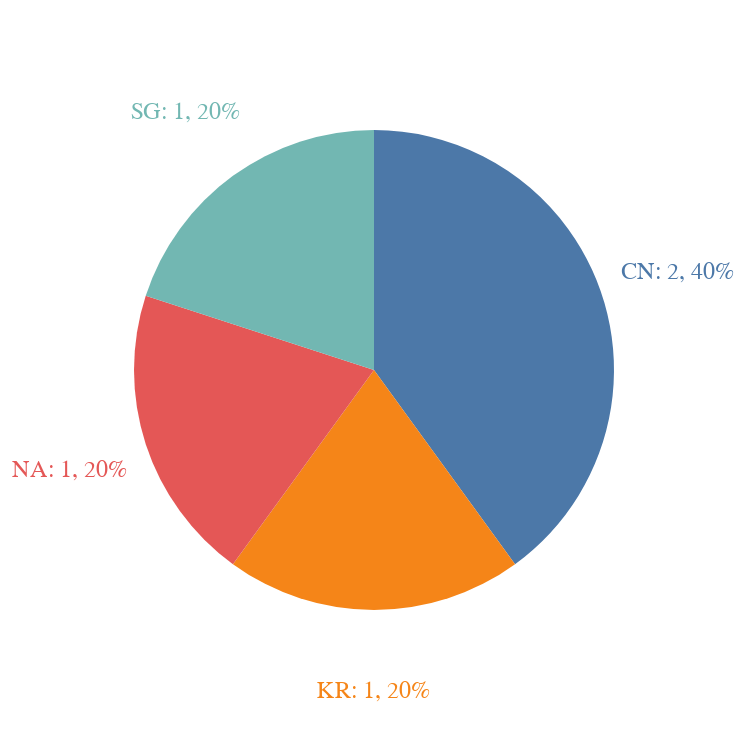

The code cell stored with this chart in its notebook:
### Code cell
chart

### Figure 1 — Vega-Lite specification as saved in the notebook (floating-point values rounded to 4 significant figures)
{"config": {"axis": {"fontSize": 12, "font": "맑은고딕", "anchor": "start", "fontColor": "#000000"}}, "layer": [{"mark": {"type": "arc", "outerRadius": 120}, "encoding": {"color": {"field": "리전", "legend": null, "type": "nominal"}, "theta": {"field": "합계", "stack": true, "type": "quantitative"}}}, {"mark": {"type": "text", "color": "black", "radius": 160, "size": 12}, "encoding": {"color": {"field": "리전", "legend": null, "type": "nominal"}, "text": {"field": "label", "type": "nominal"}, "theta": {"field": "합계", "stack": true, "type": "quantitative"}}, "transform": [{"calculate": "(((((datum.리전 + ': ') + datum.합계) + ', ') + datum.비중) + '%')", "as": "label"}]}], "data": {"name": "data-3244211c3ff12c2bada296671ad0e564"}, "height": 360, "width": 360, "$schema": "https://vega.github.io/schema/vega-lite/v4.17.0.json", "datasets": {"data-3244211c3ff12c2bada296671ad0e564": [{"리전": "CN", "합계": 2, "비중": 40.0}, {"리전": "KR", "합계": 1, "비중": 20.0}, {"리전": "NA", "합계": 1, "비중": 20.0}, {"리전": "SG", "합계": 1, "비중": 20.0}]}}
